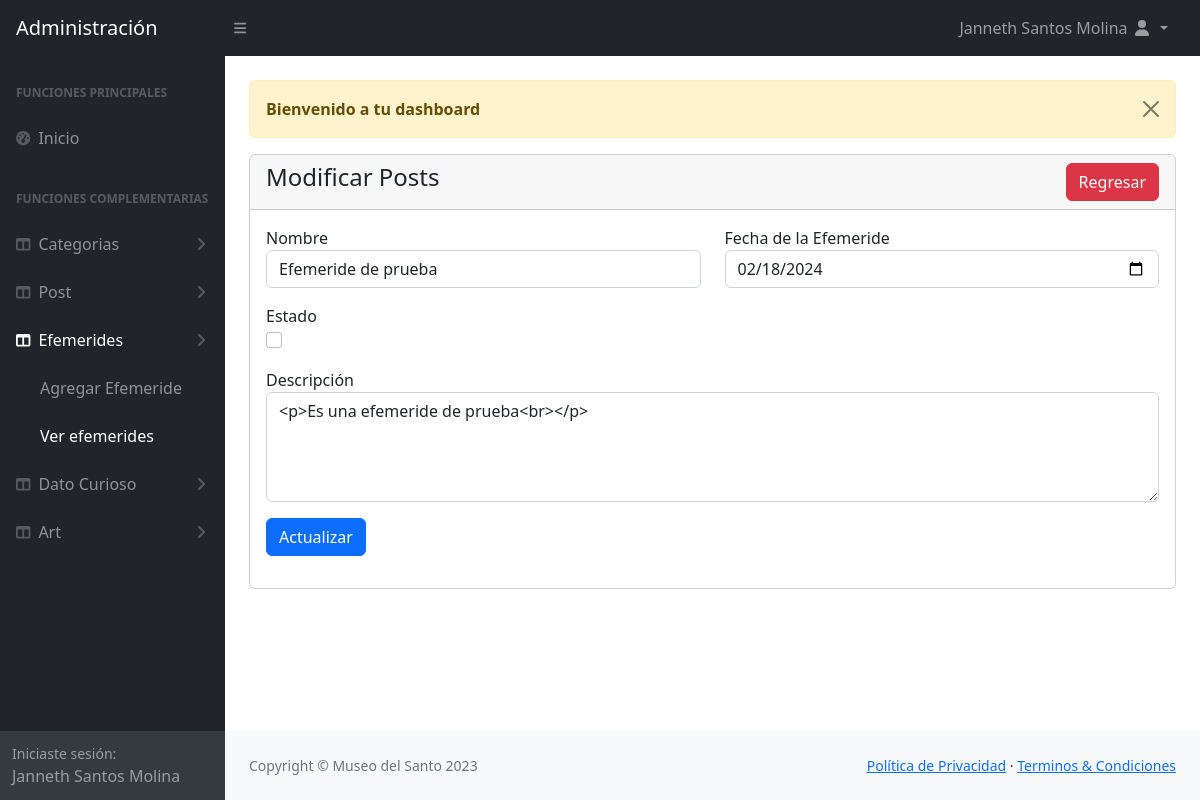
Screenshot of /admin/efemeride-edit.php?id=2 (signed in) with the database file from the repository.
### tables this page shows
CREATE TABLE `efemeride` (
  `id` int(11) NOT NULL,
  `name` varchar(191) NOT NULL,
  `date` date NOT NULL,
  `description` varchar(191) NOT NULL,
  `status` tinyint(1) NOT NULL DEFAULT 0,
  `created` timestamp NOT NULL DEFAULT current_timestamp()
);

### admin/efemeride-edit.php (the view, shortened to what this page needs)
<?php
    include('authentication.php');
    include('includes/header.php');
?>
<div class="container-fluid px-4">
    <div class="row mt-4">
        <div class="col-md-12">
            <?php include('message.php') ?>
            <div class="card">
                <div class="card-header">
                    <h4> Modificar Posts
                        <a href="post-view.php" class="btn btn-danger float-end">Regresar</a>
                    </h4>
                </div>
                <div class="card-body">
                <?php
                    if(isset($_GET['id'])){
                        $efemeride_id = $_GET['id'];
                        $efemeride_edit = "SELECT * FROM efemeride WHERE id= '$efemeride_id' LIMIT 1";
                        $efemeride_run = mysqli_query($conn, $efemeride_edit);
                        if(mysqli_num_rows($efemeride_run) > 0){
                            $efemeride_row = mysqli_fetch_array($efemeride_run)
                ?>
                    <form action="code.php" method="POST" enctype="multipart/form-data">
                        <div class="row">
                            <div class="col-md-6 mb-3">
                                <label for="">Nombre</label>
                                <input type="text" name="name"  value="<?= $efemeride_row['name']; ?>" class="form-control" required>
                            </div>
                            <div class="col-md-6 mb-3">
                                <label for="">Fecha de la Efemeride</label>
                                    <?php
                                        $formatted_date = date('Y-m-d', strtotime($efemeride_row['date']));
                                    ?>
                                    <input type="date" name="date" value="<?= $formatted_date; ?>" class="form-control" required>
                            </div>
                            <div class="col-md-6 mb-3">
                                <label for="">Estado</label> </br>
                                <input type="checkbox" name="status"  <?= $efemeride_row['status'] == '1' ? 'checked' : '' ?>   class="form-check-input">
                            </div>
                            <div class="col-md-12 mb-3">
                                <label for="">Descripción</label>
                                <textarea name="description" id="summernote" class="form-control" rows="4" required><?= $efemeride_row['description']; ?></textarea>
                            </div>
                            <div class="col-md-12 mb-3">
                                <button type="submit" name="efemeride_update"class="btn btn-primary">Actualizar</button>
                            </div>
                        </div>
                    </form>
                    <?php
                        }
                        } else {
                            ?>
                                <h4>No se encontró información</h4>
                            <?php
                        }
                ?>
                </div>
            </div>
        </div>
    </div>
</div>
<?php
    include('includes/footer.php');
    include('includes/scripts.php');
?>

### rows the page displays
efemeride: name "Efemeride de prueba", date "02/18/2024", description "<p>Es una efemeride de prueba<br></p>"

### other values shown
$_SESSION['auth_user']['user_name'] "Janneth Santos Molina"
$_SESSION['message'] "Bienvenido a tu dashboard"
